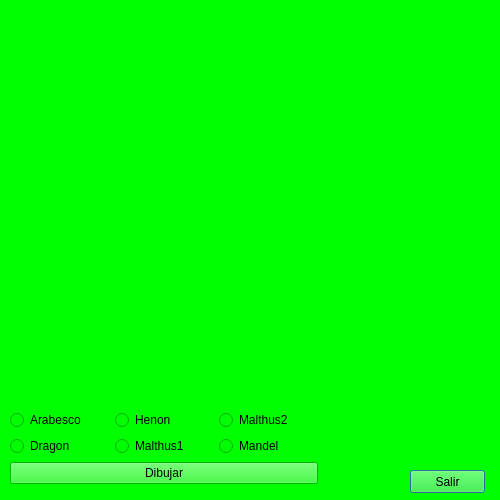
<?xml version="1.0" encoding="UTF-8"?>
<ui version="4.0">
 <class>Dialog</class>
 <widget class="QDialog" name="Dialog">
  <property name="geometry">
   <rect>
    <x>0</x>
    <y>0</y>
    <width>500</width>
    <height>500</height>
   </rect>
  </property>
  <property name="windowTitle">
   <string>Dialog</string>
  </property>
  <property name="styleSheet">
   <string notr="true">background-color: rgb(0, 255, 0);</string>
  </property>
  <widget class="QPushButton" name="pushButton">
   <property name="geometry">
    <rect>
     <x>410</x>
     <y>470</y>
     <width>75</width>
     <height>23</height>
    </rect>
   </property>
   <property name="text">
    <string>Salir</string>
   </property>
  </widget>
  <widget class="QWidget" name="layoutWidget">
   <property name="geometry">
    <rect>
     <x>10</x>
     <y>410</y>
     <width>308</width>
     <height>75</height>
    </rect>
   </property>
   <layout class="QVBoxLayout" name="verticalLayout_3">
    <item>
     <layout class="QHBoxLayout" name="horizontalLayout">
      <item>
       <layout class="QVBoxLayout" name="verticalLayout">
        <item>
         <widget class="QRadioButton" name="radioButtonDragon2">
          <property name="text">
           <string>Arabesco</string>
          </property>
         </widget>
        </item>
        <item>
         <widget class="QRadioButton" name="radioButtonDragon1">
          <property name="text">
           <string>Dragon </string>
          </property>
         </widget>
        </item>
       </layout>
      </item>
      <item>
       <layout class="QVBoxLayout" name="verticalLayout_2">
        <item>
         <widget class="QRadioButton" name="radioButtonHenon">
          <property name="text">
           <string>Henon</string>
          </property>
         </widget>
        </item>
        <item>
         <widget class="QRadioButton" name="radioButtonMalhus1">
          <property name="text">
           <string>Malthus1</string>
          </property>
         </widget>
        </item>
       </layout>
      </item>
      <item>
       <layout class="QVBoxLayout" name="verticalLayout_4">
        <item>
         <widget class="QRadioButton" name="radioButtonMalhus2">
          <property name="text">
           <string>Malthus2</string>
          </property>
         </widget>
        </item>
        <item>
         <widget class="QRadioButton" name="radioButtonMandel">
          <property name="text">
           <string>Mandel</string>
          </property>
         </widget>
        </item>
       </layout>
      </item>
     </layout>
    </item>
    <item>
     <widget class="QPushButton" name="pushButton_2">
      <property name="text">
       <string>Dibujar</string>
      </property>
     </widget>
    </item>
   </layout>
  </widget>
 </widget>
 <resources/>
 <connections>
  <connection>
   <sender>pushButton</sender>
   <signal>clicked()</signal>
   <receiver>Dialog</receiver>
   <slot>close()</slot>
   <hints>
    <hint type="sourcelabel">
     <x>437</x>
     <y>480</y>
    </hint>
    <hint type="destinationlabel">
     <x>477</x>
     <y>424</y>
    </hint>
   </hints>
  </connection>
 </connections>
</ui>
